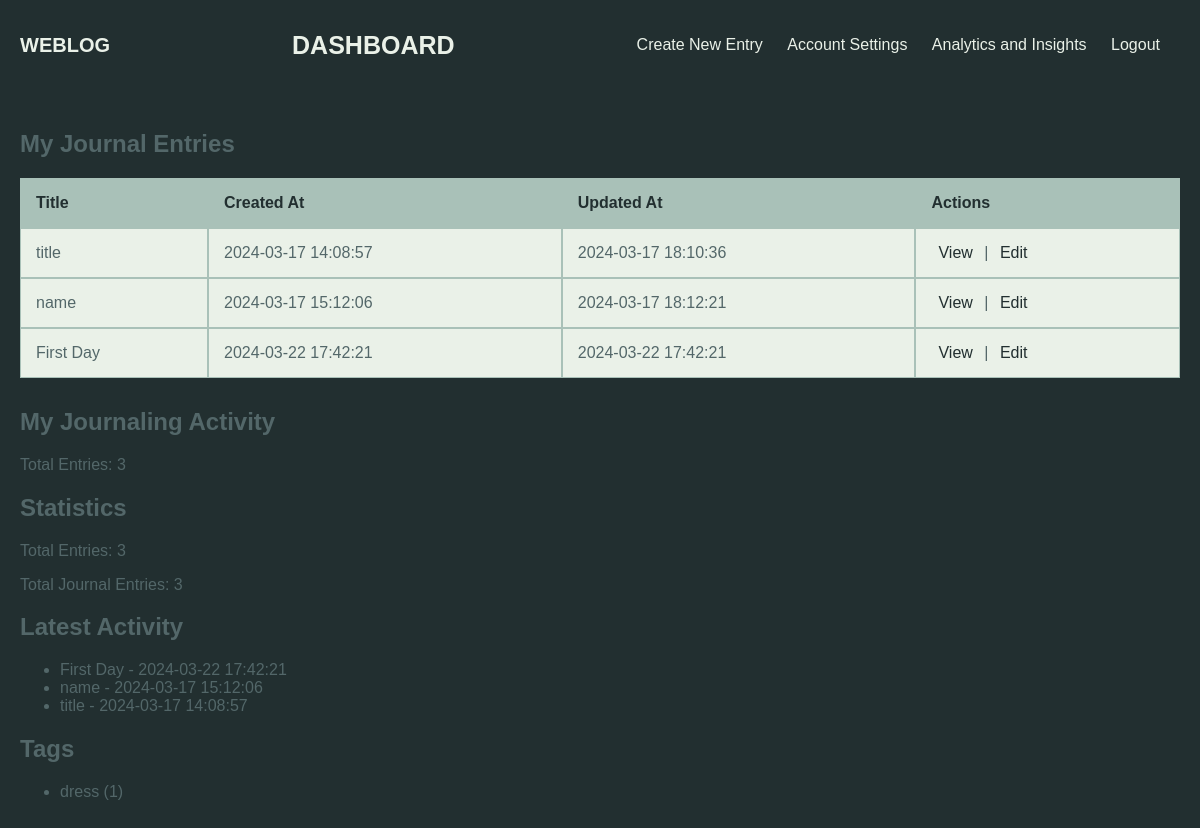
The page /public_html/dashboard.php (signed in) on the database its author committed.
### tables this page shows
CREATE TABLE `journalentry` (
  `EntryID` int(11) NOT NULL,
  `UserID` int(11) DEFAULT NULL,
  `Title` varchar(255) NOT NULL,
  `Content` text NOT NULL,
  `CreatedAt` timestamp NOT NULL DEFAULT current_timestamp(),
  `UpdatedAt` timestamp NOT NULL DEFAULT current_timestamp() ON UPDATE current_timestamp(),
  `Privacy` enum('Public','Private','SelectedUsers') DEFAULT 'Public',
  `TextFormatting` varchar(100) DEFAULT NULL
);

CREATE TABLE `tag` (
  `TagID` int(11) NOT NULL,
  `Name` varchar(255) NOT NULL
);

### public_html/dashboard.php (the view, shortened to what this page needs)
<?php
require_once "../include/db.php";
$user_id = $_SESSION["user_id"];
$query = "SELECT entryid, title, content, createdat, updatedat FROM journalentry WHERE userid='$user_id'";
$result = $conn->query($query);
$total_entries = $result->num_rows;
?>
<!DOCTYPE html>
<html lang="en">
<head>
    <link rel="stylesheet" href="../assets/css/dashboard.css">
</head>
<body>
    <header>
        <h1>WEBLOG</h1>
        <h3>DASHBOARD</h3>
         <nav>
            <ul>
                <li><a href="create_entry.php">Create New Entry</a></li>
                <li><a href="settings.php">Account Settings</a></li>
                <li><a href="analytics.php">Analytics and Insights</a></li>
                <li><a href="logout.php">Logout</a></li>
            </ul>
        </nav>
    </header>
    <main>
        <section class="journal-entries">
            <h2>My Journal Entries</h2>
            <?php if ($total_entries > 0) : ?>
            <table>
                <tr>
                    <th>Title</th>
                    <th>Created At</th>
                    <th>Updated At</th>
                    <th>Actions</th>
                </tr>
                <?php while ($row = $result->fetch_assoc()) : ?>
                <tr>
                    <td><?php echo $row['title']; ?></td>
                    <td><?php echo $row['createdat']; ?></td>
                    <td><?php echo $row['updatedat']; ?></td>
                    <td>
                        <a class="ve" href="viewing.php?entryid=<?php echo $row['entryid'];?> class="btn">View</a>
                        |
                        <a class="ve" href="editing.php?entryid=<?php echo $row['entryid']; ?>">Edit</a>
                    </td>
                </tr>
                <?php endwhile; ?>
            </table>
            <?php else : ?>
            <p>No journal entries found.</p>
            <?php endif; ?>
        </section>
        <section class="dashboard-stats">
            <h2>My Journaling Activity</h2>
            <p>Total Entries: <?php echo $total_entries; ?></p>
        </section>
        <section class="statistics">
    <h2>Statistics</h2>
    <p>Total Entries: <?php echo $total_entries; ?></p>
    <?php
    $query = "SELECT COUNT(*) AS total_entries FROM journalentry WHERE userid='$user_id'";
    $result = $conn->query($query);
    if ($result === false) {
        echo "<p>Error fetching statistics: " . $conn->error . "</p>";
    } else {
        if ($result->num_rows > 0) {
            $row = $result->fetch_assoc();
            echo "<p>Total Journal Entries: " . $row['total_entries'] . "</p>";
        } else {
            echo "<p>No statistics found.</p>";
        }
    }
    ?>
</section>
<section class="latest-activity">
    <h2>Latest Activity</h2>
    <?php
    $query = "SELECT title, createdat FROM journalentry WHERE userid='$user_id' ORDER BY createdat DESC LIMIT 5";
    $result = $conn->query($query);
    if ($result === false) {
        echo "<p>Error fetching latest activity: " . $conn->error . "</p>";
    } else {
        if ($result->num_rows > 0) {
            echo "<ul>";
            while ($row = $result->fetch_assoc()) {
                echo "<li>{$row['title']} - {$row['createdat']}</li>";
            }
            echo "</ul>";
        } else {
            echo "<p>No recent activity found.</p>";
        }
    }
    ?>
</section>
<section class="tags">
    <h2>Tags</h2>
    <?php
    $tag_query = "SELECT name, COUNT(*) AS count FROM tag WHERE tagid='$user_id' GROUP BY name ORDER BY count DESC LIMIT 5";
    $tag_result = $conn->query($tag_query);
    if ($tag_result === false) {
        echo "<p>Error fetching tags: " . $conn->error . "</p>";
    } else {
        if ($tag_result->num_rows > 0) {
            echo "<ul>";
            while ($tag_row = $tag_result->fetch_assoc()) {
                echo "<li>{$tag_row['name']} ({$tag_row['count']})</li>";
            }
            echo "</ul>";
        } else {
            echo "<p>No tags found.</p>";
        }
    }
    ?>
</section>
    </main>
</body>
</html>

### assets/css/dashboard.css (style rules this page uses)
body { font-family: Arial, sans-serif; margin: 0; padding: 0; background-color: #222F30ff; }
header { background-color: #222F30ff; color: #EAF1E8ff; padding: 20px; display: flex; justify-content: space-between; align-items: center; }
h1 { margin: 0; font-size: 20px; }
nav { text-align: right; }
nav ul { list-style-type: none; padding: 0; }
nav ul li { display: inline; margin-right: 20px; }
nav ul li a { color: #EAF1E8ff; text-decoration: none; }
h3 { margin: 0; text-align: center; font-size: 25px; }
main { padding: 20px; color: #536769ff; }
.journal-entries { margin-bottom: 30px; }
table { width: 100%; border-spacing: 0; }
table th, table td { border: 1px solid #A9C1B8ff; padding: 15px; }
table th { background-color: #A9C1B8ff; color: #222F30ff; font-weight: bold; text-align: left; }
table td { background-color: #EAF1E8ff; }
.ve { color: #222F30ff; text-decoration: none; text-align: center; padding: 5px; margin: 2px; }
.dashboard-stats { margin-top: 30px; }
.dashboard-stats p { margin-bottom: 10px; }

### rows shown on the page
journalentry: Title "title", CreatedAt "2024-03-17 14:08:57", UpdatedAt "2024-03-17 18:10:36"
journalentry: Title "name", CreatedAt "2024-03-17 15:12:06", UpdatedAt "2024-03-17 18:12:21"
journalentry: Title "First Day", CreatedAt "2024-03-22 17:42:21", UpdatedAt "2024-03-22 17:42:21"
tag: Name "dress", count "1"

### other values the page prints
$total_entries "3"
$row['total_entries'] "3"
